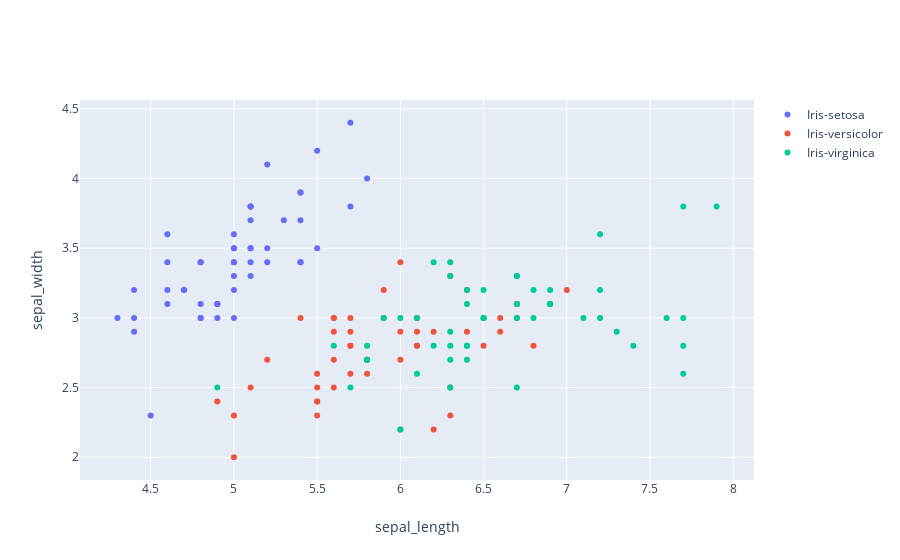

Notebook cell for this chart:
### Code cell
fig = go.Figure()

species = ['Iris-setosa', 'Iris-versicolor', 'Iris-virginica']
for specie in species:
    fig.add_trace(go.Scatter(x=data['sepal_length'][data['species']==specie],
                                y=data['sepal_width'][data['species'] == specie],
                                name=specie,
                             mode='markers'
                                ))
fig.update_xaxes(title_text='sepal_length')
fig.update_yaxes(title_text='sepal_width')
py.offline.iplot(fig)

### Figure 1 — Plotly figure (JSON) as saved in the notebook; plotly's stock layout.template omitted (floating-point values rounded to 4 significant figures)
{"data": [{"mode": "markers", "name": "Iris-setosa", "type": "scatter", "x": [5.1, 4.9, 4.7, 4.6, 5, 5.4, 4.6, 5, 4.4, 4.9, 5.4, 4.8, 4.8, 4.3, 5.8, 5.7, 5.4, 5.1, 5.7, 5.1, 5.4, 5.1, 4.6, 5.1, 4.8, 5, 5, 5.2, 5.2, 4.7, 4.8, 5.4, 5.2, 5.5, 4.9, 5, 5.5, 4.9, 4.4, 5.1, 5, 4.5, 4.4, 5, 5.1, 4.8, 5.1, 4.6, 5.3, 5], "y": [3.5, 3, 3.2, 3.1, 3.6, 3.9, 3.4, 3.4, 2.9, 3.1, 3.7, 3.4, 3, 3, 4, 4.4, 3.9, 3.5, 3.8, 3.8, 3.4, 3.7, 3.6, 3.3, 3.4, 3, 3.4, 3.5, 3.4, 3.2, 3.1, 3.4, 4.1, 4.2, 3.1, 3.2, 3.5, 3.1, 3, 3.4, 3.5, 2.3, 3.2, 3.5, 3.8, 3, 3.8, 3.2, 3.7, 3.3]}, {"mode": "markers", "name": "Iris-versicolor", "type": "scatter", "x": [7, 6.4, 6.9, 5.5, 6.5, 5.7, 6.3, 4.9, 6.6, 5.2, 5, 5.9, 6, 6.1, 5.6, 6.7, 5.6, 5.8, 6.2, 5.6, 5.9, 6.1, 6.3, 6.1, 6.4, 6.6, 6.8, 6.7, 6, 5.7, 5.5, 5.5, 5.8, 6, 5.4, 6, 6.7, 6.3, 5.6, 5.5, 5.5, 6.1, 5.8, 5, 5.6, 5.7, 5.7, 6.2, 5.1, 5.7], "y": [3.2, 3.2, 3.1, 2.3, 2.8, 2.8, 3.3, 2.4, 2.9, 2.7, 2, 3, 2.2, 2.9, 2.9, 3.1, 3, 2.7, 2.2, 2.5, 3.2, 2.8, 2.5, 2.8, 2.9, 3, 2.8, 3, 2.9, 2.6, 2.4, 2.4, 2.7, 2.7, 3, 3.4, 3.1, 2.3, 3, 2.5, 2.6, 3, 2.6, 2.3, 2.7, 3, 2.9, 2.9, 2.5, 2.8]}, {"mode": "markers", "name": "Iris-virginica", "type": "scatter", "x": [6.3, 5.8, 7.1, 6.3, 6.5, 7.6, 4.9, 7.3, 6.7, 7.2, 6.5, 6.4, 6.8, 5.7, 5.8, 6.4, 6.5, 7.7, 7.7, 6, 6.9, 5.6, 7.7, 6.3, 6.7, 7.2, 6.2, 6.1, 6.4, 7.2, 7.4, 7.9, 6.4, 6.3, 6.1, 7.7, 6.3, 6.4, 6, 6.9, 6.7, 6.9, 5.8, 6.8, 6.7, 6.7, 6.3, 6.5, 6.2, 5.9], "y": [3.3, 2.7, 3, 2.9, 3, 3, 2.5, 2.9, 2.5, 3.6, 3.2, 2.7, 3, 2.5, 2.8, 3.2, 3, 3.8, 2.6, 2.2, 3.2, 2.8, 2.8, 2.7, 3.3, 3.2, 2.8, 3, 2.8, 3, 2.8, 3.8, 2.8, 2.8, 2.6, 3, 3.4, 3.1, 3, 3.1, 3.1, 3.1, 2.7, 3.2, 3.3, 3, 2.5, 3, 3.4, 3]}], "layout": {"xaxis": {"title": {"text": "sepal_length"}}, "yaxis": {"title": {"text": "sepal_width"}}}}
